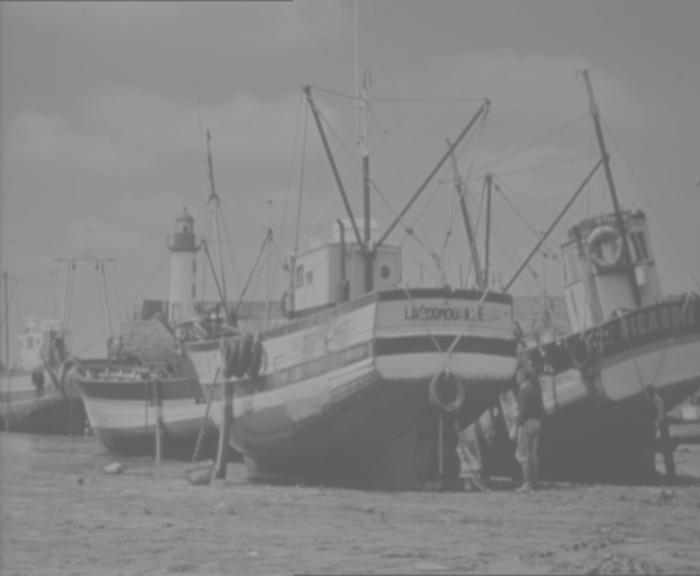
#> input picture A2/boats_low_contrast.pgm, 700 x 576 px
$ python kontrast.py
#> lines starting #> are read from the running program, lines starting #| are printed output that depends on the picture
import numpy as np
import matplotlib.pyplot as plt
img = plt.imread('boats_low_contrast.pgm')
#> img is the input picture: shape (576, 700); min 92, max 170, mean 134

def show_image_and_histogram(img):
    fig, (ax1, ax2) = plt.subplots(1, 2, figsize=(12, 5))

    ax1.imshow(img, cmap='gray', vmin=0, vmax=255)
    ax1.set_title("Bild")
    ax1.axis('off')

    ax2.hist(img.ravel(), bins=256, range=(0, 256), color='black', histtype='stepfilled')
    ax2.set_title("Histogramm (Häufigkeitsverteilung)")
    ax2.set_xlabel("Grauwert-Intensität")
    ax2.set_ylabel("Pixel-Anzahl")
    ax2.set_xlim([0, 255])

    plt.tight_layout()
    plt.show()

# Aufgabe 1
#show_image_and_histogram(img) #//brauche ich nur wenn ich ich A3 nicht laufen lasse
# result: 92 bis 170 (min bis max)

# Aufgabe 2: Kontrastanpassung
def adjust_contrast(img):
    img_float = img.astype(np.float32)
    I_min = 92.0
    I_max = 170.0
    a1 = 255/(I_max-I_min)
    b1 = -255/(I_max-I_min)*I_min
    print("Wert a")
    print(a1)
    print("Wert b")
    print(b1)


    img_adjusted = 255.0 * (img_float - I_min) / (I_max - I_min)
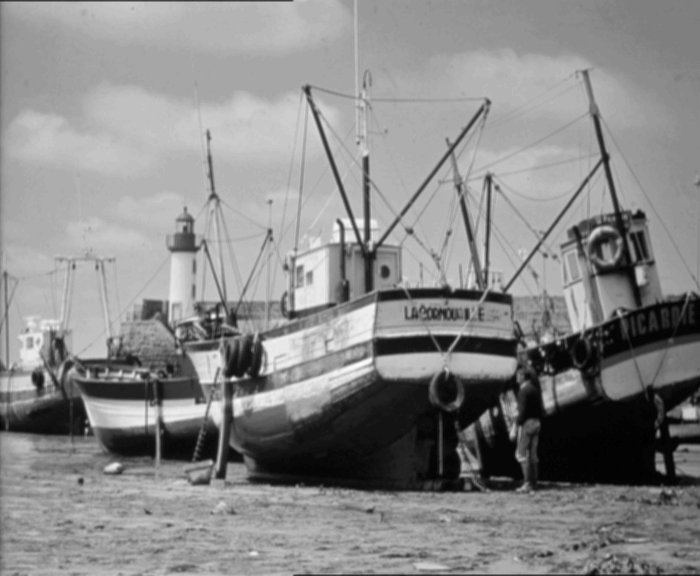
#> img_adjusted: shape (576, 700) float32; min 0, max 255, mean 137.2

    img_adjusted = np.clip(img_adjusted, 0, 255)
    return img_adjusted.astype(np.uint8)

img_enhanced = adjust_contrast(img)


fig, axs = plt.subplots(2, 2, figsize=(12, 10))

axs[0, 0].imshow(img, cmap='gray', vmin=0, vmax=255)
axs[0, 0].set_title("Originalbild")
axs[0, 0].axis('off')

axs[0, 1].hist(img.ravel(), bins=256, range=(0, 256), color='black', histtype='stepfilled')
axs[0, 1].set_title("Histogramm (Original)")
axs[0, 1].set_xlim([0, 255])

axs[1, 0].imshow(img_enhanced, cmap='gray', vmin=0, vmax=255)
axs[1, 0].set_title("Kontrastangepasstes Bild")
axs[1, 0].axis('off')

axs[1, 1].hist(img_enhanced.ravel(), bins=256, range=(0, 256), color='black', histtype='stepfilled')
axs[1, 1].set_title("Histogramm (Kontrastangepasst)")
axs[1, 1].set_xlim([0, 255])

plt.tight_layout()
plt.show()
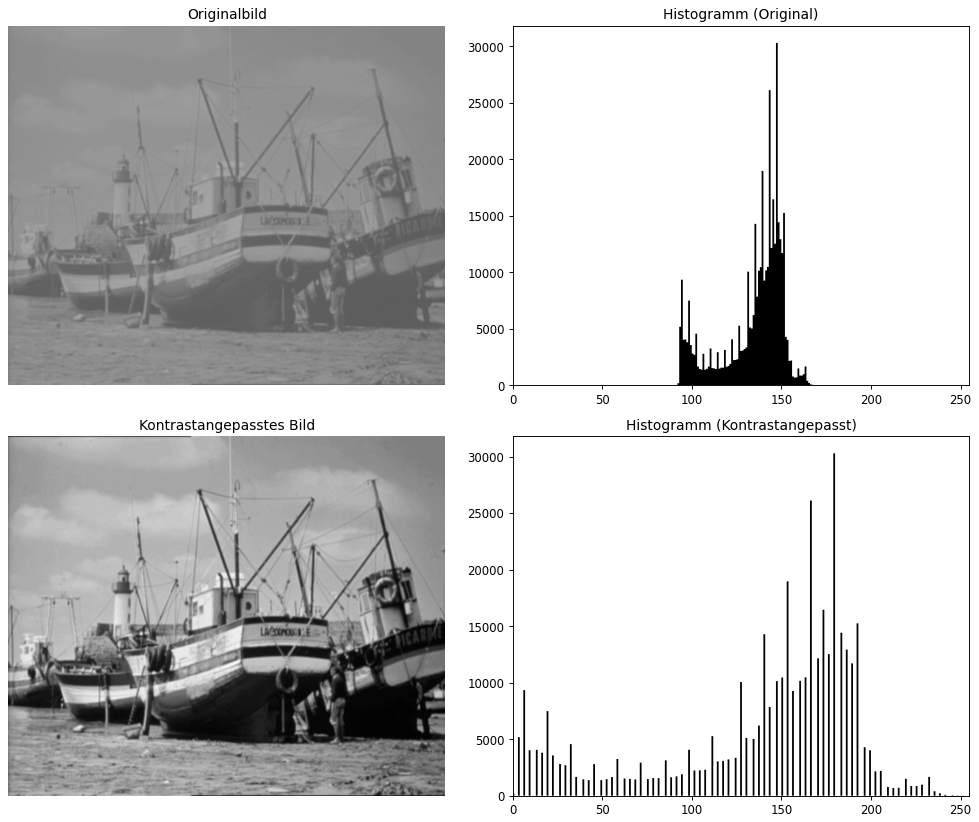
#> figure drawn by matplotlib, 4 panels
